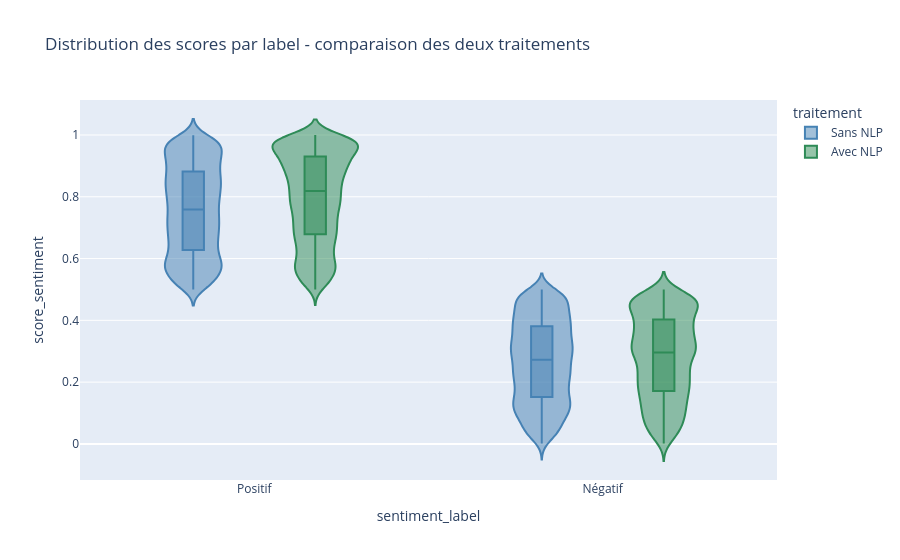
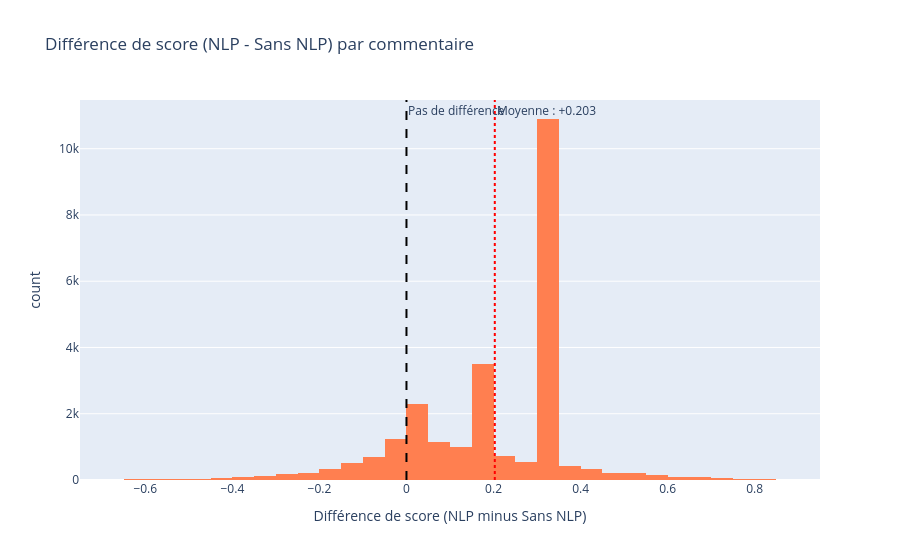

The cell these charts' notebook holds for them, in order:
### Code cell
# Violin plot : distribution des scores par label et traitement
data_violin = pd.concat([
    df_sans[['score_sentiment','sentiment_label']].assign(traitement='Sans NLP'),
    df_nlp[['score_sentiment','sentiment_label']].assign(traitement='Avec NLP')
])

fig2 = px.violin(
    data_violin, x='sentiment_label', y='score_sentiment',
    color='traitement', box=True, points=False,
    color_discrete_map={'Sans NLP':'steelblue', 'Avec NLP':'seagreen'},
    title="Distribution des scores par label - comparaison des deux traitements"
)
fig2.show()

# Scatter : différence de score pour chaque commentaire commun
fig3 = px.histogram(
    merged, x='diff_score', nbins=80,
    color_discrete_sequence=['coral'],
    title="Différence de score (NLP - Sans NLP) par commentaire",
    labels={'diff_score': 'Différence de score (NLP minus Sans NLP)'}
)
fig3.add_vline(x=0, line_dash="dash", line_color="black", annotation_text="Pas de différence")
fig3.add_vline(x=merged['diff_score'].mean(), line_dash="dot", line_color="red",
               annotation_text=f"Moyenne : {merged['diff_score'].mean():+.3f}")
fig3.show()

### Figure 1 — Plotly figure (JSON) as saved in the notebook; plotly's stock layout.template omitted (floating-point values rounded to 4 significant figures; data arrays with more than 128 entries replaced by an {"elided": "..."} marker saying what was removed)
{"data": [{"alignmentgroup": "True", "box": {"visible": true}, "hovertemplate": "traitement=Sans NLP<br>sentiment_label=%{x}<br>score_sentiment=%{y}<extra></extra>", "legendgroup": "Sans NLP", "marker": {"color": "steelblue"}, "name": "Sans NLP", "offsetgroup": "Sans NLP", "orientation": "v", "points": false, "scalegroup": "True", "showlegend": true, "type": "violin", "x": {"elided": "12373 str values"}, "x0": " ", "xaxis": "x", "y": {"elided": "12373 float values"}, "y0": " ", "yaxis": "y"}, {"alignmentgroup": "True", "box": {"visible": true}, "hovertemplate": "traitement=Avec NLP<br>sentiment_label=%{x}<br>score_sentiment=%{y}<extra></extra>", "legendgroup": "Avec NLP", "marker": {"color": "seagreen"}, "name": "Avec NLP", "offsetgroup": "Avec NLP", "orientation": "v", "points": false, "scalegroup": "True", "showlegend": true, "type": "violin", "x": {"elided": "12233 str values"}, "x0": " ", "xaxis": "x", "y": {"elided": "12233 float values"}, "y0": " ", "yaxis": "y"}], "layout": {"legend": {"title": {"text": "traitement"}, "tracegroupgap": 0}, "title": {"text": "Distribution des scores par label - comparaison des deux traitements"}, "violinmode": "group", "xaxis": {"anchor": "y", "domain": [0, 1], "title": {"text": "sentiment_label"}}, "yaxis": {"anchor": "x", "domain": [0, 1], "title": {"text": "score_sentiment"}}}}

### Figure 2 — Plotly figure (JSON) as saved in the notebook; plotly's stock layout.template omitted (floating-point values rounded to 4 significant figures; data arrays with more than 128 entries replaced by an {"elided": "..."} marker saying what was removed)
{"data": [{"bingroup": "x", "hovertemplate": "Différence de score (NLP minus Sans NLP)=%{x}<br>count=%{y}<extra></extra>", "legendgroup": "", "marker": {"color": "coral", "pattern": {"shape": ""}}, "name": "", "nbinsx": 80, "orientation": "v", "showlegend": false, "type": "histogram", "x": {"elided": "25313 float values"}, "xaxis": "x", "yaxis": "y"}], "layout": {"annotations": [{"showarrow": false, "text": "Pas de différence", "x": 0, "xanchor": "left", "xref": "x", "y": 1, "yanchor": "top", "yref": "y domain"}, {"showarrow": false, "text": "Moyenne : +0.203", "x": 0.2029, "xanchor": "left", "xref": "x", "y": 1, "yanchor": "top", "yref": "y domain"}], "barmode": "relative", "legend": {"tracegroupgap": 0}, "shapes": [{"line": {"color": "black", "dash": "dash"}, "type": "line", "x0": 0, "x1": 0, "xref": "x", "y0": 0, "y1": 1, "yref": "y domain"}, {"line": {"color": "red", "dash": "dot"}, "type": "line", "x0": 0.2029, "x1": 0.2029, "xref": "x", "y0": 0, "y1": 1, "yref": "y domain"}], "title": {"text": "Différence de score (NLP - Sans NLP) par commentaire"}, "xaxis": {"anchor": "y", "domain": [0, 1], "title": {"text": "Différence de score (NLP minus Sans NLP)"}}, "yaxis": {"anchor": "x", "domain": [0, 1], "title": {"text": "count"}}}}
